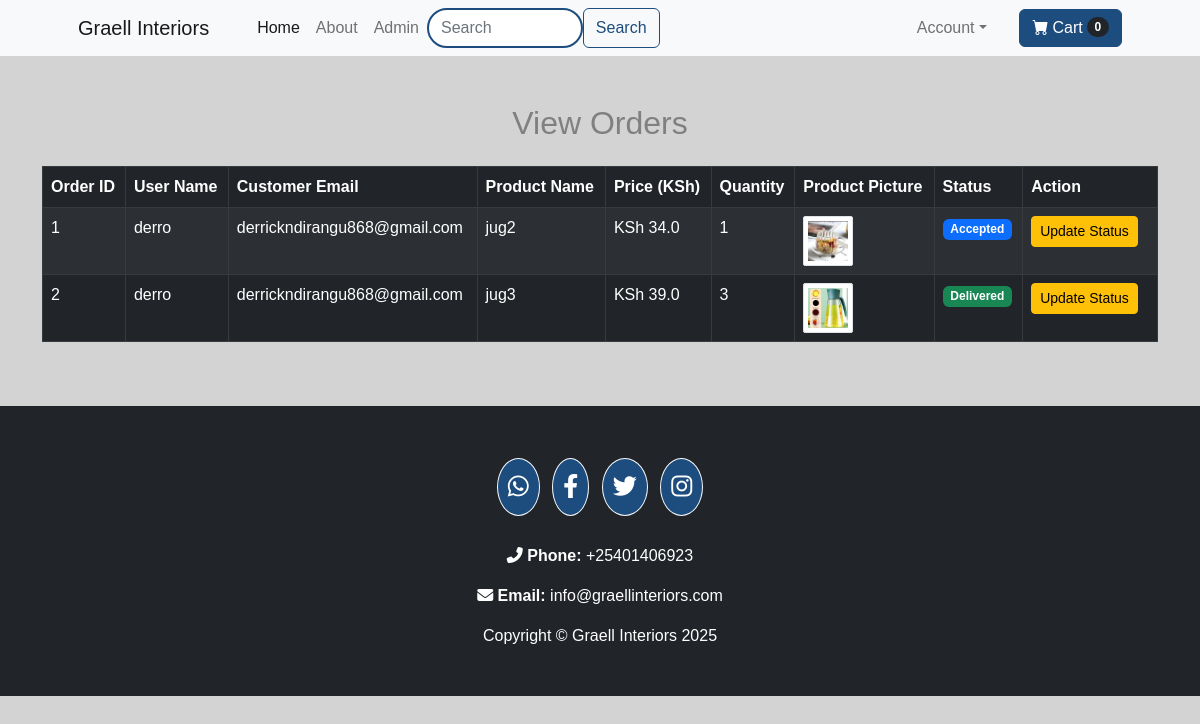
The page /view-orders (signed in) on the database its author committed.
### website/models.py (models this page shows, shortened)
class Order(db.Model):
    id = db.Column(db.Integer, primary_key=True)
    quantity = db.Column(db.Integer, nullable=False)
    price = db.Column(db.Float, nullable=False)
    status = db.Column(db.String(100), nullable=False)
    payment_id = db.Column(db.String(1000), nullable=False)
    customer_link = db.Column(db.Integer, db.ForeignKey('customer.id'), nullable=False)
    product_link = db.Column(db.Integer, db.ForeignKey('product.id'), nullable=False)

class Customer(db.Model, UserMixin):
    id = db.Column(db.Integer, primary_key=True)
    email = db.Column(db.String(100), unique=True)
    status = db.Column(db.String(100))
    username = db.Column(db.String(100))
    password_hash = db.Column(db.String(150))
    date_joined = db.Column(db.DateTime(), default=datetime.utcnow)
    cart_items = db.relationship('Cart', backref=db.backref('customer', lazy=True))
    orders = db.relationship('Order', backref=db.backref('customer', lazy=True))
    @property
    def password(self):
        raise AttributeError('Password is not a readable Attribute')

class Product(db.Model):
    id = db.Column(db.Integer, primary_key=True)
    product_name = db.Column(db.String(100), nullable=False)
    current_price = db.Column(db.Float, nullable=False)
    previous_price = db.Column(db.Float, nullable=False)
    in_stock = db.Column(db.Integer, nullable=False)
    product_picture = db.Column(db.String(1000), nullable=False)
    flash_sale = db.Column(db.Boolean, default=False)
    date_added = db.Column(db.DateTime, default=datetime.utcnow)
    carts = db.relationship('Cart', backref=db.backref('product', lazy=True))
    orders = db.relationship('Order', backref=db.backref('product', lazy=True))

### website/admin.py (the view)
@admin.route('/view-orders')
@login_required
def order_view():
    if current_user.status == 'admin':
        orders = Order.query.all()
        return render_template('view_orders.html', orders=orders)
    return render_template('404.html')

### website/templates/view_orders.html (shortened to what this page needs)
{% extends 'base.html' %}
{% block content %}
<div class="container my-5">
    <h2 class="text-center mb-4">View Orders</h2>
    <div style="overflow-x: auto; -webkit-overflow-scrolling: touch; width: 100%;">
        <table class="table table-striped table-bordered table-dark" style="width: 100%; border-collapse: collapse;">
            <thead>
                <tr>
                    <th scope="col">Order ID</th>
                    <th scope="col">User Name</th>
                    <th scope="col">Customer Email</th>
                    <th scope="col">Product Name</th>
                    <th scope="col">Price (KSh)</th>
                    <th scope="col">Quantity</th>
                    <th scope="col">Product Picture</th>
                    <th scope="col">Status</th>
                    <th scope="col">Action</th>
                </tr>
            </thead>
            <tbody>
                {% for order in orders %}
                <tr>
                    <td>{{ order.id }}</td>
                    <td>{{ order.customer.username }}</td>
                    <td>{{ order.customer.email }}</td>
                    <td>{{ order.product.product_name }}</td>
                    <td>KSh {{ order.price }}</td>
                    <td>{{ order.quantity }}</td>
                    <td><img src="{{ order.product.product_picture }}" alt="{{ order.product.product_name }}" class="img-thumbnail" style="height: 50px; width: 50px; border-radius: 2px;"></td>
               <td>
    <span class="badge
        {% if order.status == 'Pending' %}
            bg-warning
        {% elif order.status == 'Accepted' %}
            bg-primary
        {% elif order.status == 'Out for delivery' %}
            bg-orange
        {% elif order.status == 'Delivered' %}
            bg-success
        {% elif order.status == 'Canceled' %}
            bg-danger
        {% else %}
            bg-secondary
        {% endif %}">
        {{ order.status }}
    </span>
</td>
                    <td>
                        <div class="d-flex">
                            <a href="/update-order/{{ order.id }}" class="btn btn-warning btn-sm me-2">Update Status</a>
                        </div>
                    </td>
                </tr>
                {% endfor %}
            </tbody>
        </table>
    </div>
</div>
{% endblock %}

### website/templates/base.html (style rules this page uses)
body, .form-label, .card-body { color: #333333; }
body { background-color: lightgrey; font-family: 'Ubuntu', sans-serif; }

### rows shown on the page
Order: id "1", customer.username "derro", customer.email "derrickndirangu868@gmail.com", product.product_name "jug2", price "34.0", quantity "1", product.product_picture (picture), status "Accepted"
Order: id "2", customer.username "derro", customer.email "derrickndirangu868@gmail.com", product.product_name "jug3", price "39.0", quantity "3", product.product_picture (picture), status "Delivered"

### other values the page prints
{{ cart | length if cart | length > 0 else 0 }} "0"
